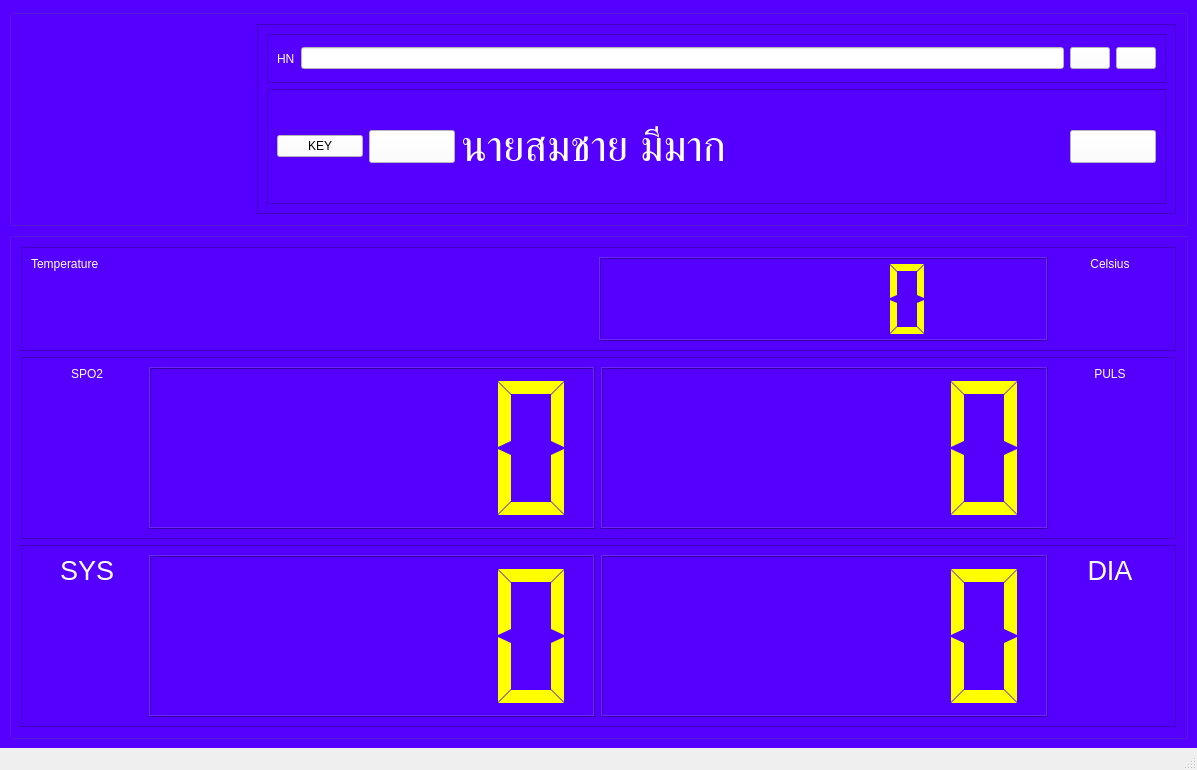
<?xml version="1.0" encoding="UTF-8"?>
<ui version="4.0">
 <class>MainWindow</class>
 <widget class="QMainWindow" name="MainWindow">
  <property name="geometry">
   <rect>
    <x>0</x>
    <y>0</y>
    <width>1197</width>
    <height>770</height>
   </rect>
  </property>
  <property name="windowTitle">
   <string>Smart Vital Sign</string>
  </property>
  <widget class="QWidget" name="centralwidget">
   <property name="font">
    <font>
     <family>MS Shell Dlg 2</family>
     <pointsize>20</pointsize>
     <weight>50</weight>
     <italic>false</italic>
     <bold>false</bold>
    </font>
   </property>
   <property name="styleSheet">
    <string notr="true">background-color: rgb(85, 0, 255);
color: rgb(170, 255, 0);
font: 20pt &quot;MS Shell Dlg 2&quot;;</string>
   </property>
   <layout class="QVBoxLayout" name="verticalLayout" stretch="30,70">
    <item>
     <widget class="QGroupBox" name="groupBox">
      <property name="styleSheet">
       <string notr="true">font: 75 20pt &quot;MS Shell Dlg 2&quot;;
color: rgb(255, 255, 255);</string>
      </property>
      <property name="title">
       <string/>
      </property>
      <layout class="QHBoxLayout" name="horizontalLayout_3" stretch="20,80">
       <item>
        <widget class="QLabel" name="lb_pt_pic">
         <property name="styleSheet">
          <string notr="true">border-color: rgb(170, 85, 0);</string>
         </property>
         <property name="text">
          <string/>
         </property>
         <property name="pixmap">
          <pixmap>user.png</pixmap>
         </property>
         <property name="scaledContents">
          <bool>true</bool>
         </property>
        </widget>
       </item>
       <item>
        <widget class="QFrame" name="frame_3">
         <property name="frameShape">
          <enum>QFrame::StyledPanel</enum>
         </property>
         <property name="frameShadow">
          <enum>QFrame::Raised</enum>
         </property>
         <layout class="QVBoxLayout" name="verticalLayout_3" stretch="30,70">
          <item>
           <widget class="QFrame" name="frame_4">
            <property name="frameShape">
             <enum>QFrame::StyledPanel</enum>
            </property>
            <property name="frameShadow">
             <enum>QFrame::Raised</enum>
            </property>
            <layout class="QHBoxLayout" name="horizontalLayout_4" stretch="0,100,0,0">
             <item>
              <widget class="QLabel" name="lbBarMode">
               <property name="styleSheet">
                <string notr="true">font: 18pt &quot;MS Shell Dlg 2&quot;;</string>
               </property>
               <property name="text">
                <string>HN</string>
               </property>
               <property name="alignment">
                <set>Qt::AlignJustify|Qt::AlignVCenter</set>
               </property>
              </widget>
             </item>
             <item>
              <widget class="QLineEdit" name="txtId">
               <property name="styleSheet">
                <string notr="true">background-color: rgb(255, 255, 255);
color: rgb(0, 0, 0);</string>
               </property>
              </widget>
             </item>
             <item>
              <widget class="QPushButton" name="btn_kb">
               <property name="styleSheet">
                <string notr="true">font: 20pt &quot;MS Shell Dlg 2&quot;;
color: rgb(0, 0, 0);
background-color: rgb(255, 255, 255);</string>
               </property>
               <property name="text">
                <string/>
               </property>
               <property name="icon">
                <iconset>
                 <normaloff>icon_keyboard.png</normaloff>icon_keyboard.png</iconset>
               </property>
               <property name="iconSize">
                <size>
                 <width>39</width>
                 <height>39</height>
                </size>
               </property>
               <property name="flat">
                <bool>false</bool>
               </property>
              </widget>
             </item>
             <item>
              <widget class="QPushButton" name="btn_find">
               <property name="styleSheet">
                <string notr="true">font: 20pt &quot;MS Shell Dlg 2&quot;;
color: rgb(0, 0, 0);
background-color: rgb(255, 255, 255);</string>
               </property>
               <property name="text">
                <string/>
               </property>
               <property name="icon">
                <iconset>
                 <normaloff>icons8-search-50.png</normaloff>icons8-search-50.png</iconset>
               </property>
               <property name="iconSize">
                <size>
                 <width>39</width>
                 <height>39</height>
                </size>
               </property>
               <property name="flat">
                <bool>false</bool>
               </property>
              </widget>
             </item>
            </layout>
           </widget>
          </item>
          <item>
           <widget class="QFrame" name="frame_5">
            <property name="font">
             <font>
              <family>MS Shell Dlg 2</family>
              <pointsize>20</pointsize>
              <weight>9</weight>
              <italic>false</italic>
              <bold>false</bold>
             </font>
            </property>
            <property name="frameShape">
             <enum>QFrame::StyledPanel</enum>
            </property>
            <property name="frameShadow">
             <enum>QFrame::Raised</enum>
            </property>
            <layout class="QHBoxLayout" name="horizontalLayout_5" stretch="10,10,70,10">
             <item>
              <widget class="QPushButton" name="btnKey">
               <property name="styleSheet">
                <string notr="true">background-color: rgb(255, 255, 255);
font: 16pt &quot;MS Shell Dlg 2&quot;;
color: rgb(0, 0, 0);</string>
               </property>
               <property name="text">
                <string>KEY</string>
               </property>
               <property name="iconSize">
                <size>
                 <width>120</width>
                 <height>80</height>
                </size>
               </property>
              </widget>
             </item>
             <item>
              <widget class="QPushButton" name="btn_cls">
               <property name="font">
                <font>
                 <family>MS Shell Dlg 2</family>
                 <pointsize>16</pointsize>
                 <weight>50</weight>
                 <italic>false</italic>
                 <bold>false</bold>
                </font>
               </property>
               <property name="styleSheet">
                <string notr="true">background-color: rgb(255, 255, 255);
font: 16pt &quot;MS Shell Dlg 2&quot;;
color: rgb(0, 0, 0);</string>
               </property>
               <property name="text">
                <string/>
               </property>
               <property name="icon">
                <iconset>
                 <normaloff>x-mark-512.png</normaloff>x-mark-512.png</iconset>
               </property>
               <property name="iconSize">
                <size>
                 <width>120</width>
                 <height>80</height>
                </size>
               </property>
               <property name="autoDefault">
                <bool>false</bool>
               </property>
               <property name="default">
                <bool>false</bool>
               </property>
               <property name="flat">
                <bool>false</bool>
               </property>
              </widget>
             </item>
             <item>
              <widget class="QLabel" name="lbFullname">
               <property name="font">
                <font>
                 <family>MS Shell Dlg 2</family>
                 <pointsize>32</pointsize>
                 <weight>50</weight>
                 <italic>false</italic>
                 <bold>false</bold>
                </font>
               </property>
               <property name="styleSheet">
                <string notr="true">font: 32pt &quot;MS Shell Dlg 2&quot;;</string>
               </property>
               <property name="text">
                <string>นายสมชาย มีมาก</string>
               </property>
              </widget>
             </item>
             <item>
              <widget class="QPushButton" name="btn_save">
               <property name="font">
                <font>
                 <family>MS Shell Dlg 2</family>
                 <pointsize>16</pointsize>
                 <weight>50</weight>
                 <italic>false</italic>
                 <bold>false</bold>
                </font>
               </property>
               <property name="styleSheet">
                <string notr="true">background-color: rgb(255, 255, 255);
font: 16pt &quot;MS Shell Dlg 2&quot;;
color: rgb(0, 0, 0);</string>
               </property>
               <property name="text">
                <string/>
               </property>
               <property name="icon">
                <iconset>
                 <normaloff>checkmark-512.png</normaloff>checkmark-512.png</iconset>
               </property>
               <property name="iconSize">
                <size>
                 <width>120</width>
                 <height>80</height>
                </size>
               </property>
               <property name="autoDefault">
                <bool>false</bool>
               </property>
               <property name="default">
                <bool>false</bool>
               </property>
               <property name="flat">
                <bool>false</bool>
               </property>
              </widget>
             </item>
            </layout>
           </widget>
          </item>
         </layout>
        </widget>
       </item>
      </layout>
     </widget>
    </item>
    <item>
     <widget class="QGroupBox" name="groupBox_2">
      <property name="styleSheet">
       <string notr="true">font: 75 20pt &quot;MS Shell Dlg 2&quot;;
color: rgb(255, 255, 255);</string>
      </property>
      <property name="title">
       <string/>
      </property>
      <layout class="QVBoxLayout" name="verticalLayout_2" stretch="20,35,35">
       <item>
        <widget class="QFrame" name="frame_6">
         <property name="styleSheet">
          <string notr="true"/>
         </property>
         <property name="frameShape">
          <enum>QFrame::StyledPanel</enum>
         </property>
         <property name="frameShadow">
          <enum>QFrame::Raised</enum>
         </property>
         <layout class="QHBoxLayout" name="horizontalLayout_6" stretch="50,40,10">
          <item>
           <widget class="QLabel" name="label_5">
            <property name="styleSheet">
             <string notr="true">font: 20pt &quot;MS Shell Dlg 2&quot;;</string>
            </property>
            <property name="text">
             <string>Temperature</string>
            </property>
            <property name="alignment">
             <set>Qt::AlignLeading|Qt::AlignLeft|Qt::AlignTop</set>
            </property>
           </widget>
          </item>
          <item>
           <widget class="QLCDNumber" name="lcd_tp">
            <property name="styleSheet">
             <string notr="true">color:yellow</string>
            </property>
            <property name="frameShadow">
             <enum>QFrame::Raised</enum>
            </property>
            <property name="lineWidth">
             <number>1</number>
            </property>
            <property name="segmentStyle">
             <enum>QLCDNumber::Flat</enum>
            </property>
           </widget>
          </item>
          <item>
           <widget class="QLabel" name="label_6">
            <property name="styleSheet">
             <string notr="true">font: 20pt &quot;MS Shell Dlg 2&quot;;</string>
            </property>
            <property name="text">
             <string>Celsius</string>
            </property>
            <property name="alignment">
             <set>Qt::AlignHCenter|Qt::AlignTop</set>
            </property>
           </widget>
          </item>
         </layout>
        </widget>
       </item>
       <item>
        <widget class="QFrame" name="frame_2">
         <property name="frameShape">
          <enum>QFrame::StyledPanel</enum>
         </property>
         <property name="frameShadow">
          <enum>QFrame::Raised</enum>
         </property>
         <layout class="QHBoxLayout" name="horizontalLayout_2" stretch="10,40,40,10">
          <item>
           <widget class="QLabel" name="label_3">
            <property name="styleSheet">
             <string notr="true">font: 20pt &quot;MS Shell Dlg 2&quot;;</string>
            </property>
            <property name="text">
             <string>SPO2</string>
            </property>
            <property name="alignment">
             <set>Qt::AlignHCenter|Qt::AlignTop</set>
            </property>
           </widget>
          </item>
          <item>
           <widget class="QLCDNumber" name="lcd_spo">
            <property name="styleSheet">
             <string notr="true">color:yellow</string>
            </property>
            <property name="segmentStyle">
             <enum>QLCDNumber::Flat</enum>
            </property>
            <property name="intValue" stdset="0">
             <number>0</number>
            </property>
           </widget>
          </item>
          <item>
           <widget class="QLCDNumber" name="lcd_pul">
            <property name="styleSheet">
             <string notr="true">color:yellow</string>
            </property>
            <property name="segmentStyle">
             <enum>QLCDNumber::Flat</enum>
            </property>
            <property name="intValue" stdset="0">
             <number>0</number>
            </property>
           </widget>
          </item>
          <item>
           <widget class="QLabel" name="label_4">
            <property name="styleSheet">
             <string notr="true">font: 20pt &quot;MS Shell Dlg 2&quot;;</string>
            </property>
            <property name="text">
             <string>PULS</string>
            </property>
            <property name="alignment">
             <set>Qt::AlignHCenter|Qt::AlignTop</set>
            </property>
           </widget>
          </item>
         </layout>
        </widget>
       </item>
       <item>
        <widget class="QFrame" name="frame">
         <property name="styleSheet">
          <string notr="true"/>
         </property>
         <property name="frameShape">
          <enum>QFrame::StyledPanel</enum>
         </property>
         <property name="frameShadow">
          <enum>QFrame::Raised</enum>
         </property>
         <layout class="QHBoxLayout" name="horizontalLayout" stretch="10,40,40,10">
          <item>
           <widget class="QLabel" name="label">
            <property name="font">
             <font>
              <family>MS Shell Dlg 2</family>
              <pointsize>20</pointsize>
              <weight>50</weight>
              <italic>false</italic>
              <bold>false</bold>
             </font>
            </property>
            <property name="styleSheet">
             <string notr="true">font: 20pt &quot;MS Shell Dlg 2&quot;;</string>
            </property>
            <property name="text">
             <string>SYS</string>
            </property>
            <property name="alignment">
             <set>Qt::AlignHCenter|Qt::AlignTop</set>
            </property>
           </widget>
          </item>
          <item>
           <widget class="QLCDNumber" name="lcd_bps">
            <property name="font">
             <font>
              <family>MS Shell Dlg 2</family>
              <pointsize>20</pointsize>
              <weight>9</weight>
              <italic>false</italic>
              <bold>false</bold>
             </font>
            </property>
            <property name="styleSheet">
             <string notr="true">color:yellow</string>
            </property>
            <property name="segmentStyle">
             <enum>QLCDNumber::Flat</enum>
            </property>
            <property name="intValue" stdset="0">
             <number>0</number>
            </property>
           </widget>
          </item>
          <item>
           <widget class="QLCDNumber" name="lcd_bpd">
            <property name="styleSheet">
             <string notr="true">color:yellow</string>
            </property>
            <property name="segmentStyle">
             <enum>QLCDNumber::Flat</enum>
            </property>
            <property name="intValue" stdset="0">
             <number>0</number>
            </property>
           </widget>
          </item>
          <item>
           <widget class="QLabel" name="label_2">
            <property name="font">
             <font>
              <family>MS Shell Dlg 2</family>
              <pointsize>20</pointsize>
              <weight>50</weight>
              <italic>false</italic>
              <bold>false</bold>
             </font>
            </property>
            <property name="styleSheet">
             <string notr="true">font: 20pt &quot;MS Shell Dlg 2&quot;;</string>
            </property>
            <property name="text">
             <string>DIA</string>
            </property>
            <property name="alignment">
             <set>Qt::AlignHCenter|Qt::AlignTop</set>
            </property>
           </widget>
          </item>
         </layout>
        </widget>
       </item>
      </layout>
     </widget>
    </item>
   </layout>
  </widget>
  <widget class="QStatusBar" name="statusBar"/>
 </widget>
 <resources/>
 <connections/>
</ui>
